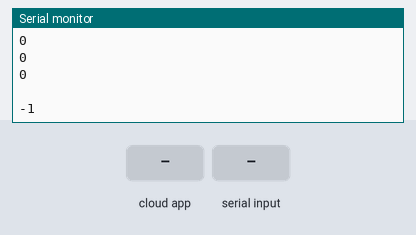
Simulated run of this sketch. Board: ESP8266 (NodeMCU). On the bench: the last lines printed to the serial monitor. The inputs (shaded band) are chosen by the test bench. WiFi joins after 1.5 s; servers stay silent unless stated; the Firebase database answers and starts empty.

Above: at 4.7 s.
4.8 s: the phone or cloud app sets ruangA to 1
8.3 s: "1\n" received over the second serial link
At 9.5 s:
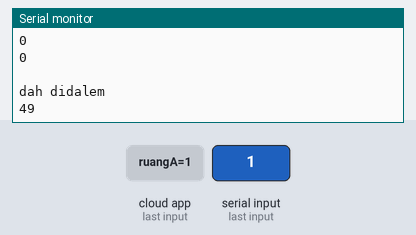
9.8 s: "0\n" received over the second serial link
At 11.6 s:
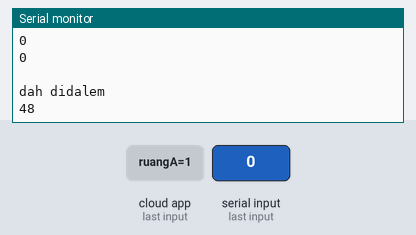
Timing chart, 0 to 13.1 s (numbered marks = the images above; inputs shaded):
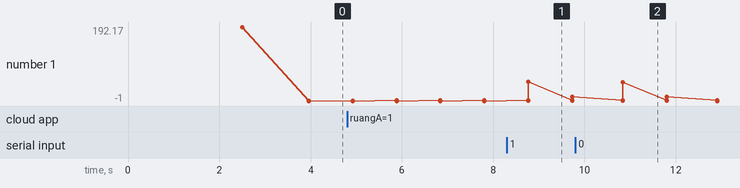

The sketch:

Code_NodeMCU.ino
```cpp
#include <ESP8266WiFi.h>
#include <FirebaseArduino.h>
#include <SoftwareSerial.h>
#define FIREBASE_HOST "androii-3074d.firebaseio.com"
#define FIREBASE_AUTH "WLYXGraIGSDhSWXIIQELzFmB0hTj1OxFPpfHHZ3Y"

char ssid[] = "z";  //  your network SSID (name)
char pass[] = "12345678";       // your network password
bool jalanB=0, jalanC=0;
bool jalanA=0;
SoftwareSerial komunikasi(D2,D3);
void setup()
{
  komunikasi.begin(9600);
  Serial.begin(115200);

  // We start by connecting to a WiFi network
  Serial.print("Connecting to ");
  Serial.println(ssid);
  WiFi.mode(WIFI_OFF);
  delay(1000);
  WiFi.mode(WIFI_STA);
  wifi();

  Firebase.begin(FIREBASE_HOST, FIREBASE_AUTH);
  delay(1000);
}

void loop()
{
  jalanB=0;
  jalanC=0;
  jalanA=0;
  if(WiFi.status() != WL_CONNECTED)
  {
    wifi();
  }
  delay(10);

  jalanA=Firebase.getBool("ruangA");
  jalanB=Firebase.getBool("ruangB");
  jalanC=Firebase.getBool("ruangC");
  Serial.println(jalanA);
  Serial.println(jalanB);
  Serial.println(jalanC);
  Serial.println(" ");
  //jalanA = 1
  if (jalanA==1){
    komunikasi.write(2);
    Serial.println("dah didalem");

  }
  else if (jalanB==1){
    komunikasi.write(3);
  }
  else if (jalanC==1){
    komunikasi.write(4);
  }

  int baca = komunikasi.read();
  Serial.println(baca);

  if(baca==10){
    Firebase.setBool("doneA",false);
  }
  if(baca==11){
    Firebase.setBool("doneB",false);
  }
  if(baca==12){
    Firebase.setBool("doneC",false);
  }

  if (baca==5){
    Firebase.setBool("ruangA",false);
    Firebase.setBool("ruangB",false);
    Firebase.setBool("ruangC",false);
  }
  delay(500);
}

void wifi(){
  WiFi.begin(ssid, pass);

  while (WiFi.status() != WL_CONNECTED) {
    delay(500);
    Serial.print(".");
  }

  Serial.println("WiFi connected");
  Serial.println("IP address: ");
  Serial.println(WiFi.localIP());
 }
```

Measured:
- after the input at 8.3 s, the serial monitor: prints a new line after 0.47 s (image 1)
- after the input at 9.8 s, the serial monitor: prints a new line after 1.0 s (image 2)
- plotted number 1: -1 → 10 after the input at 8.3 s
